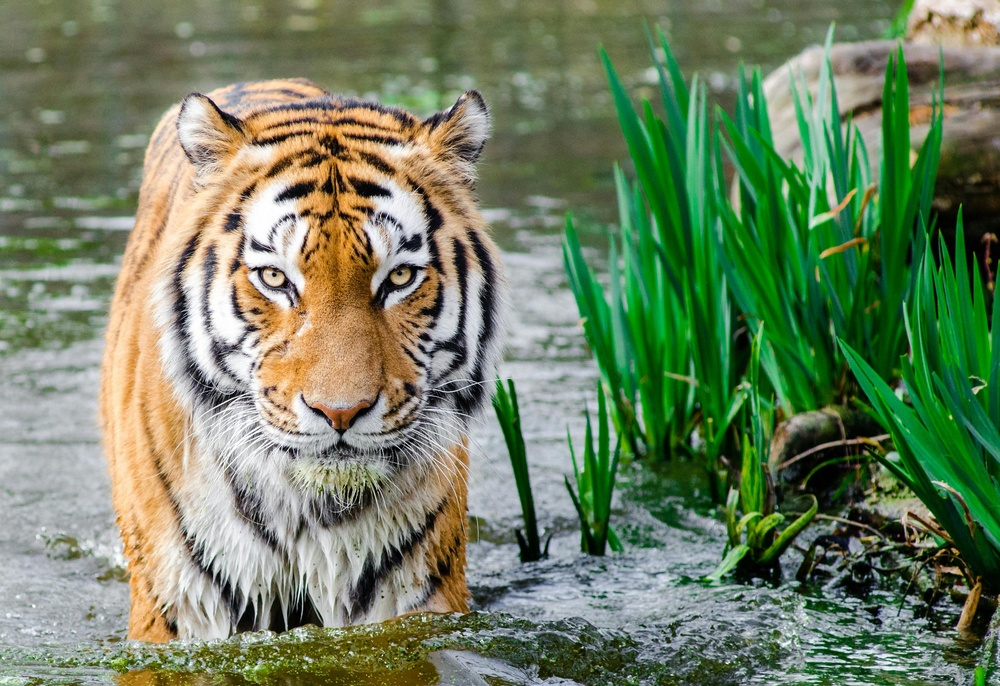
#> input picture images/input.jpg, 1000 x 686 px, shrunk from 3230 x 2216 before the run
$ jupyter execute Task_2.ipynb
#> lines starting #> are read from the running program, lines starting #| are printed output that depends on the picture
# **Task 2 – Spatial Averaging**

[cell 1]
import cv2
import numpy as np
import matplotlib.pyplot as plt
import os

# Define kernel sizes
kernel_sizes = [3, 10, 20]

# Load the original color image
img = cv2.imread('images/input.jpg')
#> img is the input picture: shape (686, 1000, 3); mean B, G, R 97.7, 128.7, 110.9

# Check if image is loaded
if img is None:
    raise FileNotFoundError("Image not found. Please check the path: 'images/input.jpg'")

# Create output directory if it doesn't exist
os.makedirs('outputs/task2', exist_ok=True)

# Store results (first image is original)
results = [("Original", img)]

# Apply blurring and store
for k in kernel_sizes:
    blurred = cv2.blur(img, (k, k))
    results.append((f"{k}x{k}", blurred))

    # Save output
    cv2.imwrite(f'outputs/task2/blur_{k}x{k}.jpg', blurred)
#> this loop made 3 passes
#> pass 2, `blurred = cv2.blur(img, (k, k))`:
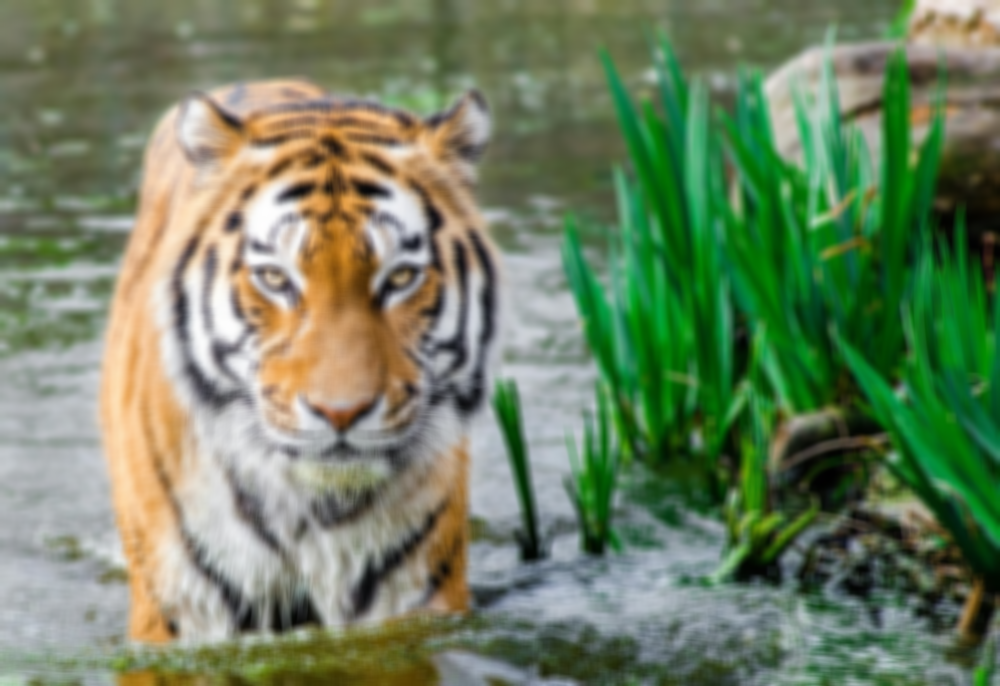
#> blurred: shape (686, 1000, 3); mean B, G, R 97.8, 128.7, 111
#> pass 3, `blurred = cv2.blur(img, (k, k))`:
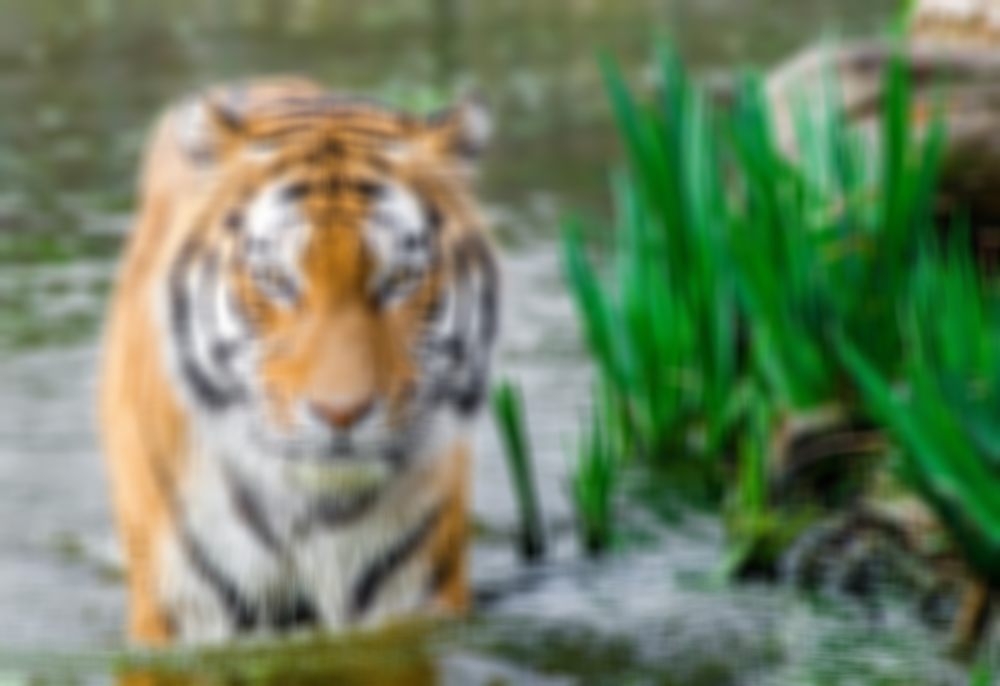
#> blurred: shape (686, 1000, 3); mean B, G, R 97.8, 128.7, 111
#> after the loop, results = 4 items

# Plot all images in one row
plt.figure(figsize=(18, 5))
for i, (label, image) in enumerate(results):
    plt.subplot(1, len(results), i + 1)
    plt.imshow(cv2.cvtColor(image, cv2.COLOR_BGR2RGB))
    plt.title(f"{label} Blur" if label != "Original" else "Original Image")
    plt.axis('off')
#> this loop made 4 passes
#> label on passes 1 to 4: 'Original', '3x3', '10x10', '20x20'

plt.tight_layout()
plt.show()
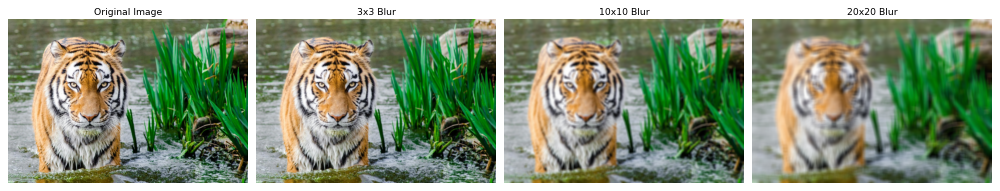
#> figure drawn by matplotlib, 4 panels
